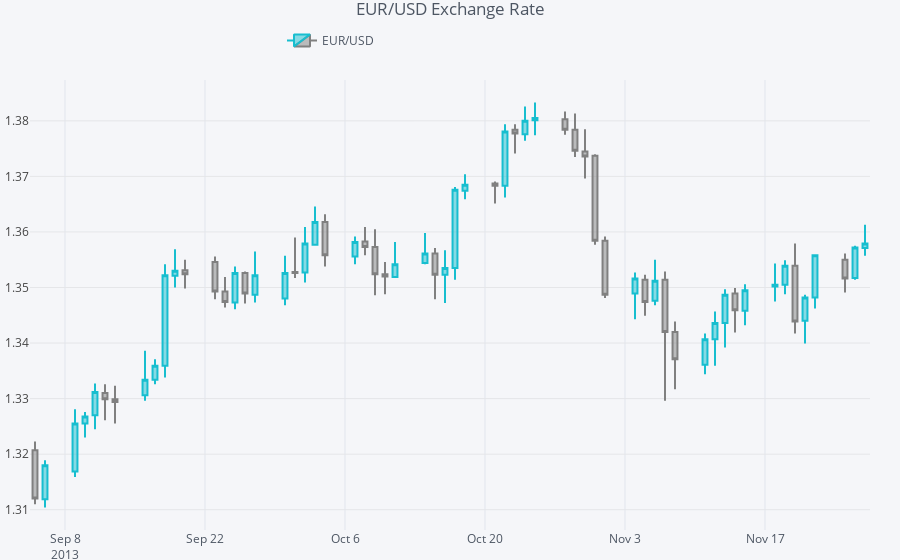

Notebook source saved alongside this figure:
### Code cell
qf = cf.QuantFig(quotes, 
                title='EUR/USD Exchange Rate',
                legend='top',
                name='EUR/USD')

plyo.iplot(qf.iplot(asFigure=True),
          #image='png',
          filename='qf_01')
